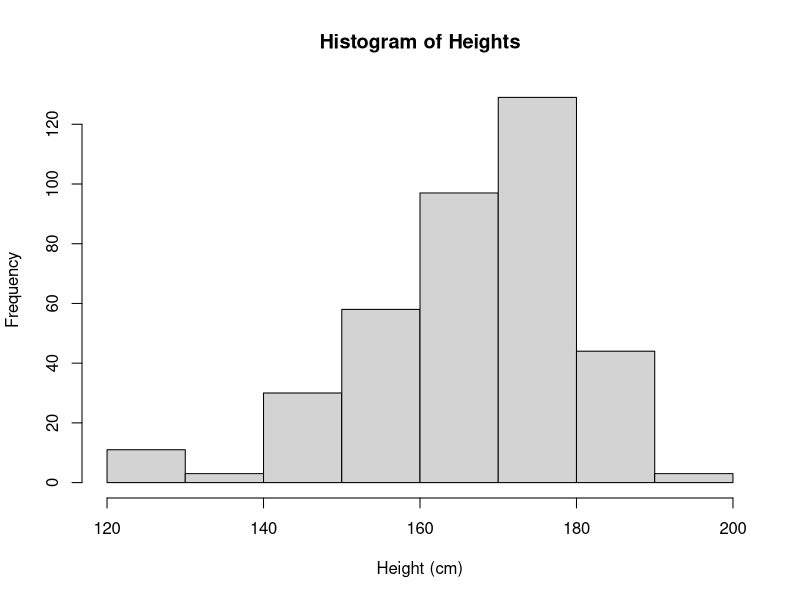
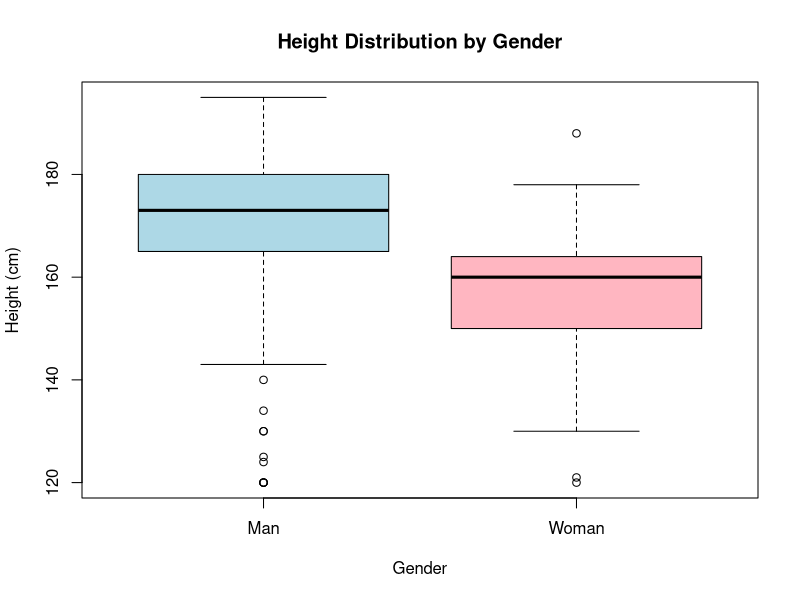
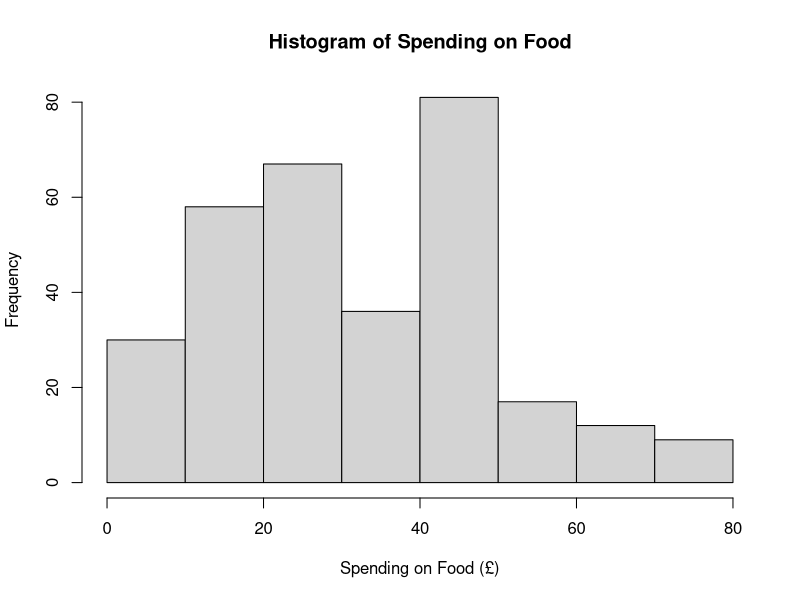
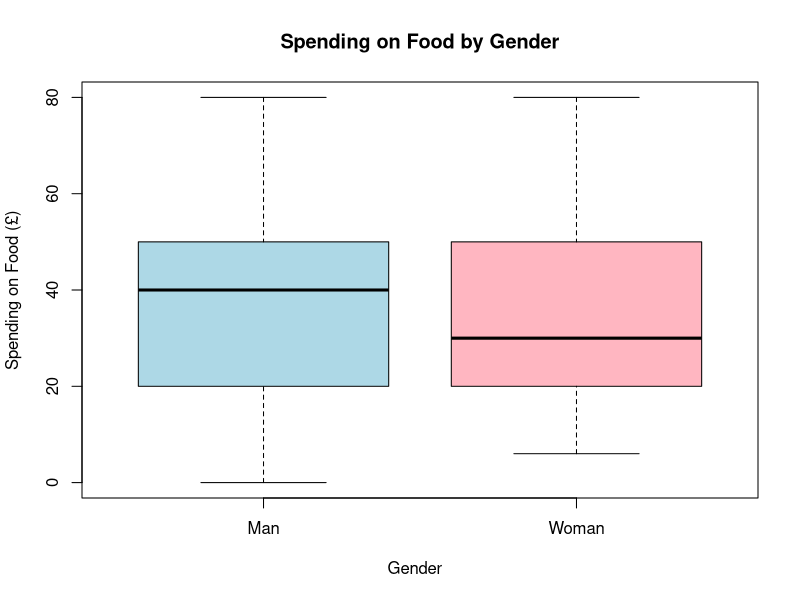
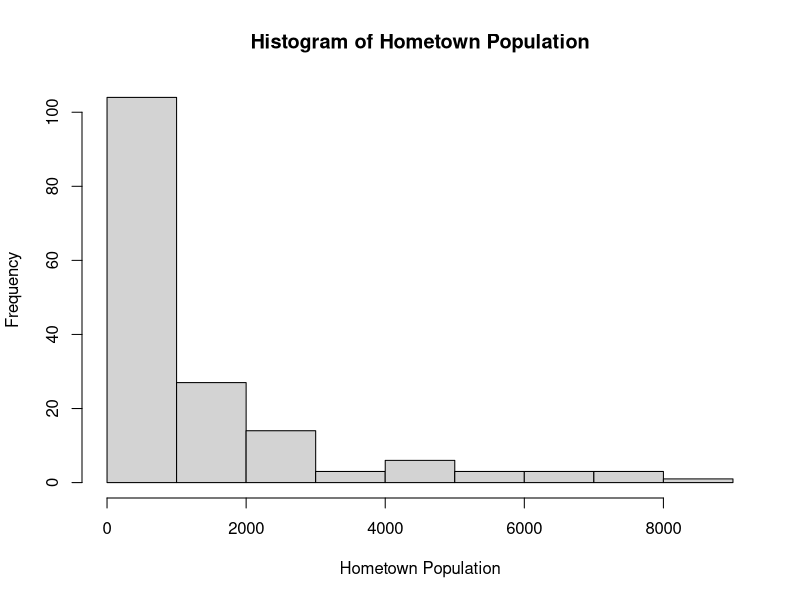
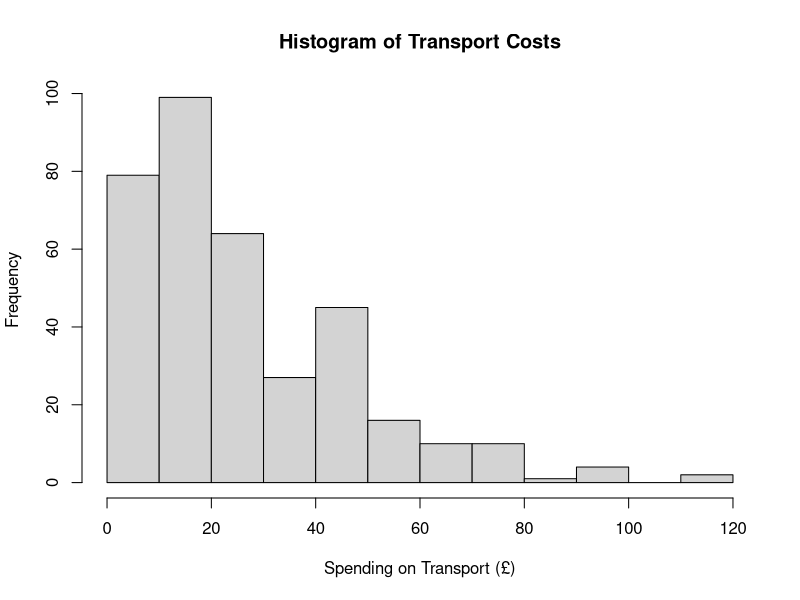
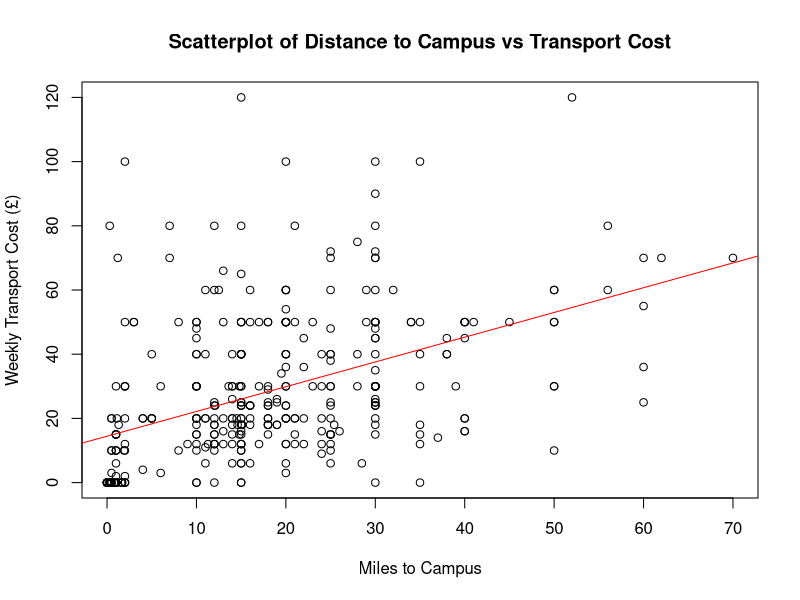
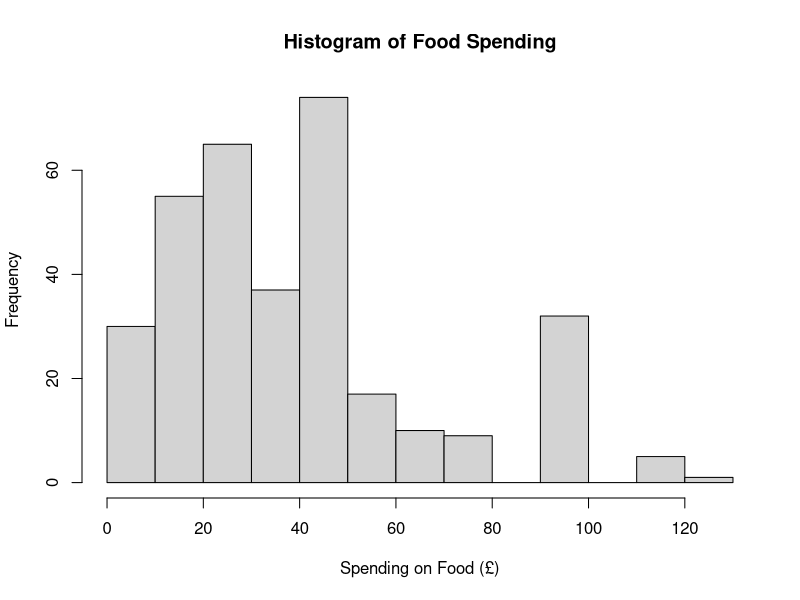

Recreate these plots in R, in order.
library(readr)
library(readxl)
df <- read_excel("7COM1079_survey.xlsx", col_names = TRUE)

colnames(df)[1] <- "id"
colnames(df)[2] <- "start_time"
colnames(df)[3] <- "end_time"
colnames(df)[4] <- "person"
colnames(df)[5] <- "name"
colnames(df)[6] <- "award"
colnames(df)[7] <- "continent"
colnames(df)[8] <- "gender"
colnames(df)[9] <- "height_cm"
colnames(df)[10] <- "minutes_exercise"
colnames(df)[11] <- "miles_from_campus"
colnames(df)[12] <- "spending_on_transport"
colnames(df)[13] <- "spending_on_rent"
colnames(df)[14] <- "time_to_campus"
colnames(df)[15] <- "spending_on_food"
colnames(df)[16] <- "hometown_population"
colnames(df)[17] <- "ptjobs"


# The as.numeric function in R is used to convert an object to a numeric (double) type.
# This is particularly useful when you have data stored as characters or factors and need to perform mathematical operations.
# For example, if you have a vector of numbers stored as strings, as.numeric will convert them to actual numeric values.
# Note: If the conversion is not possible (e.g., non-numeric characters), R will return NA for those elements.
# Usage example: as.numeric("123") returns 123 as a numeric value.
df$height_cm <- as.numeric(df$height_cm)
df$minutes_exercise <- as.numeric(df$minutes_exercise)
df$miles_from_campus <- as.numeric(df$miles_from_campus)
df$spending_on_transport <- as.numeric(df$spending_on_transport)
df$spending_on_rent <- as.numeric(df$spending_on_rent)
df$time_to_campus <- as.numeric(df$time_to_campus)
df$spending_on_food <- as.numeric(df$spending_on_food)
df$hometown_population <- as.numeric(df$hometown_population)

#PART 1: COMPARISON OF MEANS OF HEIGHT AMONG MEN AND WOMEN

#comparison of means, do men and women differ in height?
df2 <- subset(df, gender == "Man" | gender == "Woman")

hist(df2$height_cm, main = "Histogram of Heights", xlab = "Height (cm)")
shapiro_test_result <- shapiro.test(df2$height_cm)
print(shapiro_test_result)


# Perform t-test
height_t_test_result <- t.test(height_cm ~ gender, data = df2)
print(height_t_test_result)

# Visualize height difference by gender with boxplot
boxplot(height_cm ~ gender, data = df2,
        main = "Height Distribution by Gender",
        xlab = "Gender",
        ylab = "Height (cm)",
        col = c("lightblue", "lightpink"))

# comparison of means, do men and women spend differently on food on food
# Remove outliers

#PART 2: COMPARISON OF MEANS OF WEEKLY FOOD EXPENDITURE BY GENDER
df2 <- subset(df, spending_on_food < 100)
df2 <- subset(df2, gender == "Man" | gender == "Woman")

hist(df2$spending_on_food, main = "Histogram of Spending on Food", xlab = "Spending on Food (£)")
# Check if spending_on_food is normally distributed
shapiro_test_result <- shapiro.test(df2$spending_on_food)
print(shapiro_test_result)
#less than zero so not normal
#do a wilcoxon test instead
food_gender_wilcox_test_result <- wilcox.test(spending_on_food ~ gender, data = df2)
print(food_gender_wilcox_test_result)

# Perform t-test
food_gender_t_test_result <- t.test(spending_on_food ~ gender, data = df2)
print(food_gender_t_test_result)

# visualize spending on food difference by gender with boxplot
boxplot(spending_on_food ~ gender, data = df2,
        main = "Spending on Food by Gender",
        xlab = "Gender  ",
        ylab = "Spending on Food (£)",                  
        col = c("lightblue", "lightpink"))



#PART 2.5: COMPARISON OF MEANS OF hometown_population BY GENDER

df2 <- subset(df, hometown_population < 10000)
df2 <- subset(df2, gender == "Man" | gender == "Woman")
hist(df2$hometown_population, main = "Histogram of Hometown Population", xlab = "Hometown Population")
shapiro_test_result <- shapiro.test(df2$hometown_population)
print(shapiro_test_result)
#less than zero so not normal

gender_hometownpop_wilcox_test_result <- wilcox.test(hometown_population ~ gender, data = df2)
print(gender_hometownpop_wilcox_test_result)


#PART 3: CORRELATION BETWEEN DISTANCE TO CAMPUS AND TRANSPORT COSTS

# is there a correlation between spending on transport and miles from campus?
# Remove unrealistic values
df2 <- subset(df, miles_from_campus < 100 & spending_on_transport < 150)
# Check the data - is it normal or not
hist(df2$spending_on_transport, main = "Histogram of Transport Costs", xlab = "Spending on Transport (£)")
# Here is the test
dist_transport_cor_test_result <- cor.test(df2$miles_from_campus, df2$spending_on_transport, method = "spearman") # not normal so using spearman
print(dist_transport_cor_test_result)
# Plot followed by trend line
plot(df2$miles_from_campus, df2$spending_on_transport,
     xlab = "Miles to Campus",
     ylab = "Weekly Transport Cost (£)",
     main = "Scatterplot of Distance to Campus vs Transport Cost")
abline(lm(df2$spending_on_transport ~ df2$miles_from_campus), col = "red")
# is there a correlation between spending on food and the amount of exercise one does
# Remove anyone who spends more than £150 pw on food, and who exercises more than 500 minutes

#PART 4: CORRELATION BETWEEN FOOD EXPENDITURE AND EXERCISE DURATION
df2 <- subset(df, spending_on_food < 150 & minutes_exercise < 500)
# Is food expenditure normal?
hist(df2$spending_on_food, main = "Histogram of Food Spending", xlab = "Spending on Food (£)")  
# Are minutes in gym normal?
hist(df2$minutes_exercise, main = "Histogram of Exercise Minutes", xlab = "Minutes of Exercise per Week")
# Food expenditure is kind of normal - so I will go with it here    
food_exercise_cor_test_result <- cor.test(df2$minutes_exercise, df2$spending_on_food, method = "pearson")
print(food_exercise_cor_test_result)
# Now plot it
plot(df2$minutes_exercise, df2$spending_on_food,
     xlab = "Minutes of Exercise per Week",
     ylab = "Amount Spent on Food per Week (£)",
     main = "Scatterplot of Exercising Duration vs Food Expenditure")
abline(lm(df2$spending_on_food ~ df2$minutes_exercise), col = "red")



#PART 5: COMPARISON OF PROPORTIONS OF JOB SITUATION BY GENDER

#now do a comparison of proportions like in Comparison_Of_Proportions.R
#removing non-binary and "prefer not to say" because too few items (not because of bigotry!)
#creating a new dataset (df2) after filtering
df2 <- subset(df, gender == "Man" | gender == "Woman")  
# Create contingency table for ptjobs by gender
ptjobsbygender_contingency_table <- table(df2$gender, df2$ptjobs)
print(ptjobsbygender_contingency_table)

# Perform chi-squared test
jobs_gender_chi_test_result <- chisq.test(ptjobsbygender_contingency_table)
print(jobs_gender_chi_test_result)

# Create stacked bar chart
barplot(ptjobsbygender_contingency_table,
        main = "Part-time Jobs by Gender",
        xlab = "Part-time Jobs",
        ylab = "Frequency",
        col = c("lightblue", "lightpink"),
        legend = rownames(ptjobsbygender_contingency_table),
        beside = FALSE)

#PART 6: COMPARISON OF PROPORTIONS OF CITY SIZE BY AWARD

df$citysize <- ifelse(df$hometown_population <= 1000, "small",
                                ifelse(df$hometown_population > 10000, "mega",
                                ifelse(df$hometown_population > 1000 & df$hometown_population <= 10000, "large", NA)))
df$citysize <- factor(df$citysize, levels = c("small","large","mega"))

# Create contingency table for citysize by award
citysize_award_contingency_table <- table(df$citysize, df$award)
print(citysize_award_contingency_table)
# Perform chi-squared test
citysize_award_chi_test_result <- chisq.test(citysize_award_contingency_table)
print(citysize_award_chi_test_result)
# Create stacked bar chart
barplot(citysize_award_contingency_table,
        main = "City Size by Award",
        xlab = "Award",
        ylab = "Frequency",
        col = c("lightgreen", "lightblue", "lightpink"),
        legend = rownames(citysize_award_contingency_table),
        beside = FALSE)
#now running a transpose over the counts table (basically turning rows into columns and columns into rows)
#that is to say changing a 3 bars of citysize
#into three bars (citysize) of 5 awards each
tpercentages <- prop.table(t(citysize_award_contingency_table), margin = 2) * 100
#now running a transpose over the counts table (basically turning rows into columns and columns into rows)
#that is to say changing a 3 bars of citysize
#into three bars (citysize) of 5 awards each
tpercentages <- prop.table(t(citysize_award_contingency_table), margin = 2) * 100      
#now printing out the stacked barchart
barplot(tpercentages, col = c("red", "green", "blue"), xlab = "Awards", ylab = "Percentage",
        main = "Stacked Bar Of Awards by City Size", ylim = c(0, 100),
        legend.text = rownames(tpercentages), args.legend = list(x = "topright"))       


print("Gender Height t-test Result:")
print(height_t_test_result)
meanmen<-mean(df2$height_cm[df2$gender=="Man"], na.rm=TRUE)
meanwomen<-mean(df2$height_cm[df2$gender=="Woman"], na.rm=TRUE)
tvalue<-height_t_test_result$statistic
pvalue<-height_t_test_result$p.value


print("Food Gender Wilcoxon Test Result:")
print(food_gender_wilcox_test_result)
medianmen_food<-median(df2$spending_on_food[df2$gender=="Man"], na.rm=TRUE)
medianwomen_food<-median(df2$spending_on_food[df2$gender=="Woman"], na.rm=TRUE)
wilcoxvalue<-food_gender_wilcox_test_result$statistic
pvalue_food_gender_wilcox<-food_gender_wilcox_test_result$p.value  

print("Food Gender t-test Result:")
print(food_gender_t_test_result)
meanmen_food<-mean(df2$spending_on_food[df2$gender=="Man"], na.rm=TRUE)
meanwomen_food<-mean(df2$spending_on_food[df2$  gender=="Woman"], na.rm=TRUE)
tvalue_food<-food_gender_t_test_result$statistic
pvalue_food<-food_gender_t_test_result$p.value

print("Gender Hometown Population Wilcoxon Test Result:")
print(gender_hometownpop_wilcox_test_result)
medianmen_pop<-median(df2$hometown_population[df2$gender=="Man"], na.rm=TRUE)
medianwomen_pop<-median(df2$hometown_population[df2$gender=="Woman"], na.rm=TRUE)       
wilcoxvalue_pop<-gender_hometownpop_wilcox_test_result$statistic
pvalue_pop<-gender_hometownpop_wilcox_test_result$p.value

print("Distance to Transport Correlation Test Result:")
print(dist_transport_cor_test_result)   
cor_dist_transport<-dist_transport_cor_test_result$estimate
pvalue_dist_transport<-dist_transport_cor_test_result$p.value

print("Food Exercise Correlation Test Result:")
print(food_exercise_cor_test_result)
cor_food_exercise<-food_exercise_cor_test_result$estimate
pvalue_food_exercise<-food_exercise_cor_test_result$p.value

print("Jobs Gender Chi-squared Test Result:")
print(jobs_gender_chi_test_result)
chiValue_jobs<-jobs_gender_chi_test_result$statistic
pvalue_jobs<-jobs_gender_chi_test_result$p.value

print("City Size Award Chi-squared Test Result:") 
chiValue_citysize_award<-citysize_award_chi_test_result$statistic
pvalue_citysize_award<-citysize_award_chi_test_result$p.value      
print(citysize_award_chi_test_result)
print("End of Analysis")

###############################################################
###MAKE QTI QUIZ QUESTIONS BASED ON THE ABOVE RESULTS##########
##based on the https://github.com/gpoore/text2qti library###########
##make numerical questions for the various means, medians, corrs, chisq, ttests etc
# Create text2qti formatted questions (text strings for Python processing)
cat("\n\n### TEXT2QTI QUIZ QUESTIONS ###\n\n")

# Question 1: Mean Height of Men
cat("1. What is the mean height of men (in cm)?\n")
cat("=", round(meanmen, 2), "+-", 0.5, "\n\n")

# Question 2: Mean Height of Women
cat("2. What is the mean height of women (in cm)?\n")
cat("=", round(meanwomen, 2), "+-", 0.5, "\n\n")

# Question 3: T-value from Height T-test
cat("3. What is the t-value from the height t-test?\n")
cat("=", round(as.numeric(tvalue), 2), "+-", 0.05, "\n\n")

# Question 4: P-value from Height T-test
cat("4. What is the p-value from the height t-test?\n")
cat("=", round(as.numeric(pvalue), 4), "+-", 0.0001, "\n\n")

# Question 5: Median Food Spending of Men
cat("5. What is the median food spending of men (in £)?\n")
cat("=", round(medianmen_food, 2), "+-", 0.5, "\n\n")

# Question 6: Median Food Spending of Women
cat("6. What is the median food spending of women (in £)?\n")
cat("=", round(medianwomen_food, 2), "+-", 0.5, "\n\n")

# Question 7: Wilcoxon Statistic from Food Gender Test
cat("7. What is the Wilcoxon statistic from the food gender Wilcoxon test?\n")
cat("=", round(as.numeric(wilcoxvalue), 2), "+-", 1, "\n\n")

# Question 8: Correlation Coefficient Distance to Transport
cat("8. What is the Spearman correlation coefficient between distance to campus and transport costs?\n")
cat("=", round(as.numeric(cor_dist_transport), 3), "+-", 0.01, "\n\n")

# Question 9: P-value from Distance Transport Correlation
cat("9. What is the p-value from the distance to transport correlation test?\n")
cat("=", round(as.numeric(pvalue_dist_transport), 4), "+-", 0.0001, "\n\n")

# Question 10: Correlation Food Exercise
cat("10. What is the Pearson correlation coefficient between food expenditure and exercise duration?\n")
cat("=", round(as.numeric(cor_food_exercise), 3), "+-", 0.01, "\n\n")

# Question 11: P-value Food Exercise Correlation
cat("11. What is the p-value from the food expenditure and exercise correlation test?\n")
cat("=", round(as.numeric(pvalue_food_exercise), 4), "+-", 0.0001, "\n\n")

# Question 12: Chi-squared Statistic Jobs Gender
cat("12. What is the chi-squared statistic from the jobs gender chi-squared test?\n")
cat("=", round(as.numeric(chiValue_jobs), 2), "+-", 0.1, "\n\n")

# Question 13: P-value Jobs Gender Chi-squared
cat("13. What is the p-value from the jobs gender chi-squared test?\n")
cat("=", round(as.numeric(pvalue_jobs), 4), "+-", 0.0001, "\n\n")

# Question 14: Chi-squared Statistic City Size Award
cat("14. What is the chi-squared statistic from the city size award chi-squared test?\n")
cat("=", round(as.numeric(chiValue_citysize_award), 2), "+-", 0.1, "\n\n")

# Question 15: P-value City Size Award Chi-squared
cat("15. What is the p-value from the city size award chi-squared test?\n")
cat("=", round(as.numeric(pvalue_citysize_award), 4), "+-", 0.0001, "\n\n")
# End of practical_3_starter.R
